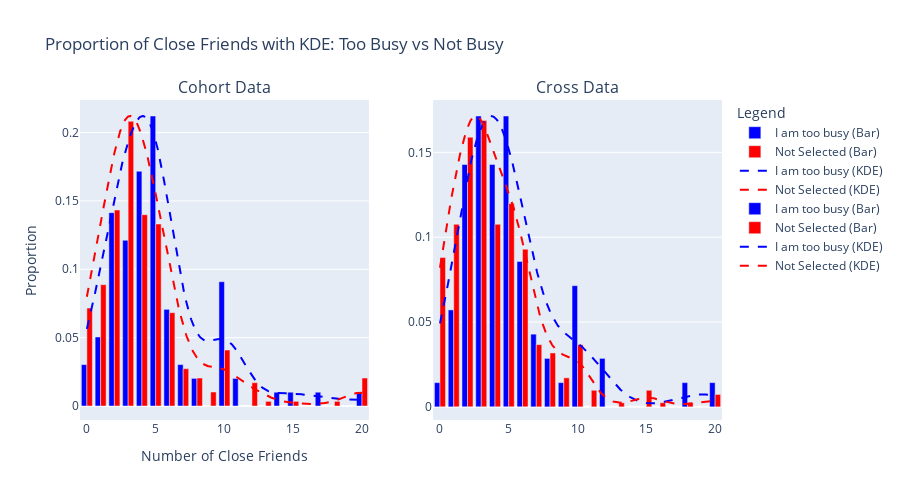

Here is the notebook cell this chart was saved with:
### Code cell
import plotly.graph_objects as go
import numpy as np
from scipy.stats import gaussian_kde
from plotly.subplots import make_subplots

# Group and count data by 'CONNECTION_social_barriers_too_busy' and 'CONNECTION_social_num_close_friends'
def create_plot(data, title_suffix):
    grouped_data = (
        data.groupby(["CONNECTION_social_barriers_too_busy", "CONNECTION_social_num_close_friends"])
        .size()
        .reset_index(name="Count")
    )

    # Calculate proportions within each "Too Busy Status" group
    group_totals = grouped_data.groupby("CONNECTION_social_barriers_too_busy")["Count"].transform("sum")
    grouped_data["Proportion"] = grouped_data["Count"] / group_totals

    # Prepare the data for KDE calculation
    busy_data = data.loc[
        data["CONNECTION_social_barriers_too_busy"] == "I am too busy", 
        "CONNECTION_social_num_close_friends"
    ]
    not_busy_data = data.loc[
        data["CONNECTION_social_barriers_too_busy"] == "Not Selected", 
        "CONNECTION_social_num_close_friends"
    ]

    # Calculate KDE for both groups
    busy_kde = gaussian_kde(busy_data)
    not_busy_kde = gaussian_kde(not_busy_data)

    # Define the x-axis range for KDE
    x_range = np.linspace(
        min(data["CONNECTION_social_num_close_friends"]),
        max(data["CONNECTION_social_num_close_friends"]),
        500
    )

    # KDE values
    busy_kde_values = busy_kde(x_range)
    not_busy_kde_values = not_busy_kde(x_range)

    # Return the data and the necessary components for plotting
    return grouped_data, busy_kde_values, not_busy_kde_values, x_range

# Create plots for filtered_data_cohort and filtered_data_cross
def create_subplots(filtered_data_cohort, filtered_data_cross):
    # Create the subplots layout with two columns
    fig = make_subplots(
        rows=1, cols=2, 
        subplot_titles=["Cohort Data", "Cross Data"]
    )

    # Plot for filtered_data_cohort
    cohort_grouped_data, cohort_busy_kde, cohort_not_busy_kde, cohort_x_range = create_plot(filtered_data_cohort, "Cohort")

    # Add bar plots for proportions (Cohort data)
    for status, color in zip(["I am too busy", "Not Selected"], ["blue", "red"]):
        status_data = cohort_grouped_data[cohort_grouped_data["CONNECTION_social_barriers_too_busy"] == status]
        fig.add_trace(
            go.Bar(
                x=status_data["CONNECTION_social_num_close_friends"],
                y=status_data["Proportion"],
                name=f"{status} (Bar)",
                marker=dict(color=color),
            ),
            row=1, col=1
        )

    # Add KDE plots for cohort data
    fig.add_trace(
        go.Scatter(
            x=cohort_x_range,
            y=cohort_busy_kde / cohort_busy_kde.max() * cohort_grouped_data["Proportion"].max(),  # Scale KDE
            mode="lines",
            line=dict(color="blue", dash="dash"),
            name="I am too busy (KDE)",
        ),
        row=1, col=1
    )
    fig.add_trace(
        go.Scatter(
            x=cohort_x_range,
            y=cohort_not_busy_kde / cohort_not_busy_kde.max() * cohort_grouped_data["Proportion"].max(),  # Scale KDE
            mode="lines",
            line=dict(color="red", dash="dash"),
            name="Not Selected (KDE)",
        ),
        row=1, col=1
    )

    # Plot for filtered_data_cross
    cross_grouped_data, cross_busy_kde, cross_not_busy_kde, cross_x_range = create_plot(filtered_data_cross, "Cross")

    # Add bar plots for proportions (Cross data)
    for status, color in zip(["I am too busy", "Not Selected"], ["blue", "red"]):
        status_data = cross_grouped_data[cross_grouped_data["CONNECTION_social_barriers_too_busy"] == status]
        fig.add_trace(
            go.Bar(
                x=status_data["CONNECTION_social_num_close_friends"],
                y=status_data["Proportion"],
                name=f"{status} (Bar)",
                marker=dict(color=color),
            ),
            row=1, col=2
        )

    # Add KDE plots for cross data
    fig.add_trace(
        go.Scatter(
            x=cross_x_range,
            y=cross_busy_kde / cross_busy_kde.max() * cross_grouped_data["Proportion"].max(),  # Scale KDE
            mode="lines",
            line=dict(color="blue", dash="dash"),
            name="I am too busy (KDE)",
        ),
        row=1, col=2
    )
    fig.add_trace(
        go.Scatter(
            x=cross_x_range,
            y=cross_not_busy_kde / cross_not_busy_kde.max() * cross_grouped_data["Proportion"].max(),  # Scale KDE
            mode="lines",
            line=dict(color="red", dash="dash"),
            name="Not Selected (KDE)",
        ),
        row=1, col=2
    )

    # Update layout for side-by-side display
    fig.update_layout(
        title="Proportion of Close Friends with KDE: Too Busy vs Not Busy",
        xaxis_title="Number of Close Friends",
        yaxis_title="Proportion",
        barmode="group",  # Keep bars side by side
        legend_title="Legend",
        showlegend=True,
        height=500
    )

    # Show the figure
    fig.show()

# Call the function with filtered_data_cohort and filtered_data_cross
create_subplots(filtered_data_cohort, filtered_data_cross)

### Figure 1 — Plotly figure (JSON) as saved in the notebook; plotly's stock layout.template omitted (floating-point values rounded to 4 significant figures; data arrays with more than 128 entries replaced by an {"elided": "..."} marker saying what was removed)
{"data": [{"marker": {"color": "blue"}, "name": "I am too busy (Bar)", "type": "bar", "x": [0, 1, 2, 3, 4, 5, 6, 7, 8, 10, 11, 14, 15, 17, 20], "xaxis": "x", "y": [0.0303, 0.05051, 0.1414, 0.1212, 0.1717, 0.2121, 0.07071, 0.0303, 0.0202, 0.09091, 0.0202, 0.0101, 0.0101, 0.0101, 0.0101], "yaxis": "y"}, {"marker": {"color": "red"}, "name": "Not Selected (Bar)", "type": "bar", "x": [0, 1, 2, 3, 4, 5, 6, 7, 8, 9, 10, 12, 13, 15, 18, 20], "xaxis": "x", "y": [0.07167, 0.08874, 0.1433, 0.2082, 0.1399, 0.1331, 0.06826, 0.0273, 0.02048, 0.01024, 0.04096, 0.01706, 0.003413, 0.003413, 0.003413, 0.02048], "yaxis": "y"}, {"line": {"color": "blue", "dash": "dash"}, "mode": "lines", "name": "I am too busy (KDE)", "type": "scatter", "x": {"elided": "500 float values"}, "xaxis": "x", "y": {"elided": "500 float values"}, "yaxis": "y"}, {"line": {"color": "red", "dash": "dash"}, "mode": "lines", "name": "Not Selected (KDE)", "type": "scatter", "x": {"elided": "500 float values"}, "xaxis": "x", "y": {"elided": "500 float values"}, "yaxis": "y"}, {"marker": {"color": "blue"}, "name": "I am too busy (Bar)", "type": "bar", "x": [0, 1, 2, 3, 4, 5, 6, 7, 8, 9, 10, 12, 18, 20], "xaxis": "x2", "y": [0.01429, 0.05714, 0.1429, 0.1714, 0.1429, 0.1714, 0.08571, 0.04286, 0.02857, 0.01429, 0.07143, 0.02857, 0.01429, 0.01429], "yaxis": "y2"}, {"marker": {"color": "red"}, "name": "Not Selected (Bar)", "type": "bar", "x": [0, 1, 2, 3, 4, 5, 6, 7, 8, 9, 10, 11, 13, 15, 16, 18, 20], "xaxis": "x2", "y": [0.08802, 0.1076, 0.1589, 0.1687, 0.1076, 0.1198, 0.09291, 0.03667, 0.03178, 0.01711, 0.03667, 0.00978, 0.002445, 0.00978, 0.002445, 0.002445, 0.007335], "yaxis": "y2"}, {"line": {"color": "blue", "dash": "dash"}, "mode": "lines", "name": "I am too busy (KDE)", "type": "scatter", "x": {"elided": "500 float values"}, "xaxis": "x2", "y": {"elided": "500 float values"}, "yaxis": "y2"}, {"line": {"color": "red", "dash": "dash"}, "mode": "lines", "name": "Not Selected (KDE)", "type": "scatter", "x": {"elided": "500 float values"}, "xaxis": "x2", "y": {"elided": "500 float values"}, "yaxis": "y2"}], "layout": {"annotations": [{"font": {"size": 16}, "showarrow": false, "text": "Cohort Data", "x": 0.225, "xanchor": "center", "xref": "paper", "y": 1, "yanchor": "bottom", "yref": "paper"}, {"font": {"size": 16}, "showarrow": false, "text": "Cross Data", "x": 0.775, "xanchor": "center", "xref": "paper", "y": 1, "yanchor": "bottom", "yref": "paper"}], "barmode": "group", "height": 500, "legend": {"title": {"text": "Legend"}}, "showlegend": true, "title": {"text": "Proportion of Close Friends with KDE: Too Busy vs Not Busy"}, "xaxis": {"anchor": "y", "domain": [0, 0.45], "title": {"text": "Number of Close Friends"}}, "xaxis2": {"anchor": "y2", "domain": [0.55, 1]}, "yaxis": {"anchor": "x", "domain": [0, 1], "title": {"text": "Proportion"}}, "yaxis2": {"anchor": "x2", "domain": [0, 1]}}}
